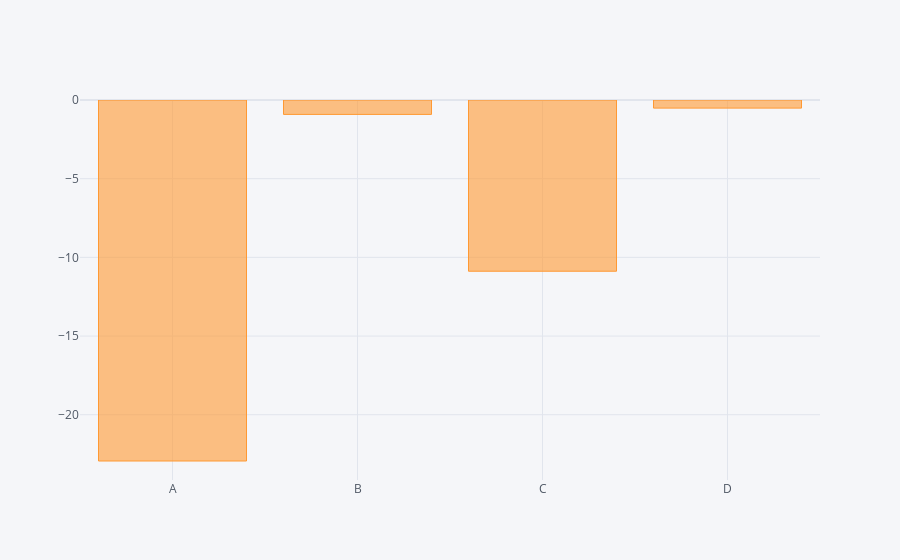

Notebook source saved alongside this figure:
### Code cell
df.sum().iplot(kind='bar')
# Aggregate/Group the data if df has no categorial values

### Figure 1 — Plotly figure (JSON) as saved in the notebook; plotly's stock layout.template omitted (floating-point values rounded to 4 significant figures)
{"data": [{"marker": {"color": "rgba(255, 153, 51, 0.6)", "line": {"color": "rgba(255, 153, 51, 1.0)", "width": 1}}, "name": "None", "orientation": "v", "text": "", "type": "bar", "x": ["A", "B", "C", "D"], "y": [-22.94, -0.9165, -10.88, -0.5159]}], "layout": {"legend": {"bgcolor": "#F5F6F9", "font": {"color": "#4D5663"}}, "paper_bgcolor": "#F5F6F9", "plot_bgcolor": "#F5F6F9", "title": {"font": {"color": "#4D5663"}}, "xaxis": {"gridcolor": "#E1E5ED", "showgrid": true, "tickfont": {"color": "#4D5663"}, "title": {"font": {"color": "#4D5663"}, "text": ""}, "zerolinecolor": "#E1E5ED"}, "yaxis": {"gridcolor": "#E1E5ED", "showgrid": true, "tickfont": {"color": "#4D5663"}, "title": {"font": {"color": "#4D5663"}, "text": ""}, "zerolinecolor": "#E1E5ED"}}}
